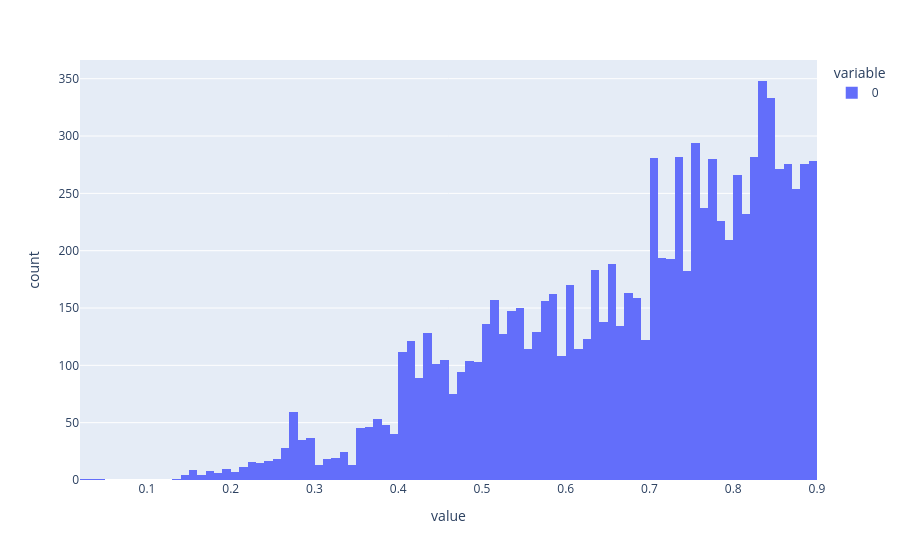

Notebook source saved alongside this figure:
### Code cell
px.histogram(fall_records_df["ymax"] / fall_records_df["frame_height"])

### Figure 1 — Plotly figure (JSON) as saved in the notebook; plotly's stock layout.template omitted (floating-point values rounded to 4 significant figures; data arrays with more than 128 entries replaced by an {"elided": "..."} marker saying what was removed)
{"data": [{"alignmentgroup": "True", "bingroup": "x", "hovertemplate": "variable=0<br>value=%{x}<br>count=%{y}<extra></extra>", "legendgroup": "0", "marker": {"color": "#636efa", "pattern": {"shape": ""}}, "name": "0", "offsetgroup": "0", "orientation": "v", "showlegend": true, "type": "histogram", "x": {"elided": "9713 float values"}, "xaxis": "x", "yaxis": "y"}], "layout": {"autosize": true, "barmode": "relative", "legend": {"title": {"text": "variable"}, "tracegroupgap": 0}, "margin": {"t": 60}, "xaxis": {"anchor": "y", "autorange": true, "domain": [0, 1], "range": [0.02, 0.9], "title": {"text": "value"}, "type": "linear"}, "yaxis": {"anchor": "x", "autorange": true, "domain": [0, 1], "range": [0, 366.3], "title": {"text": "count"}}}}
